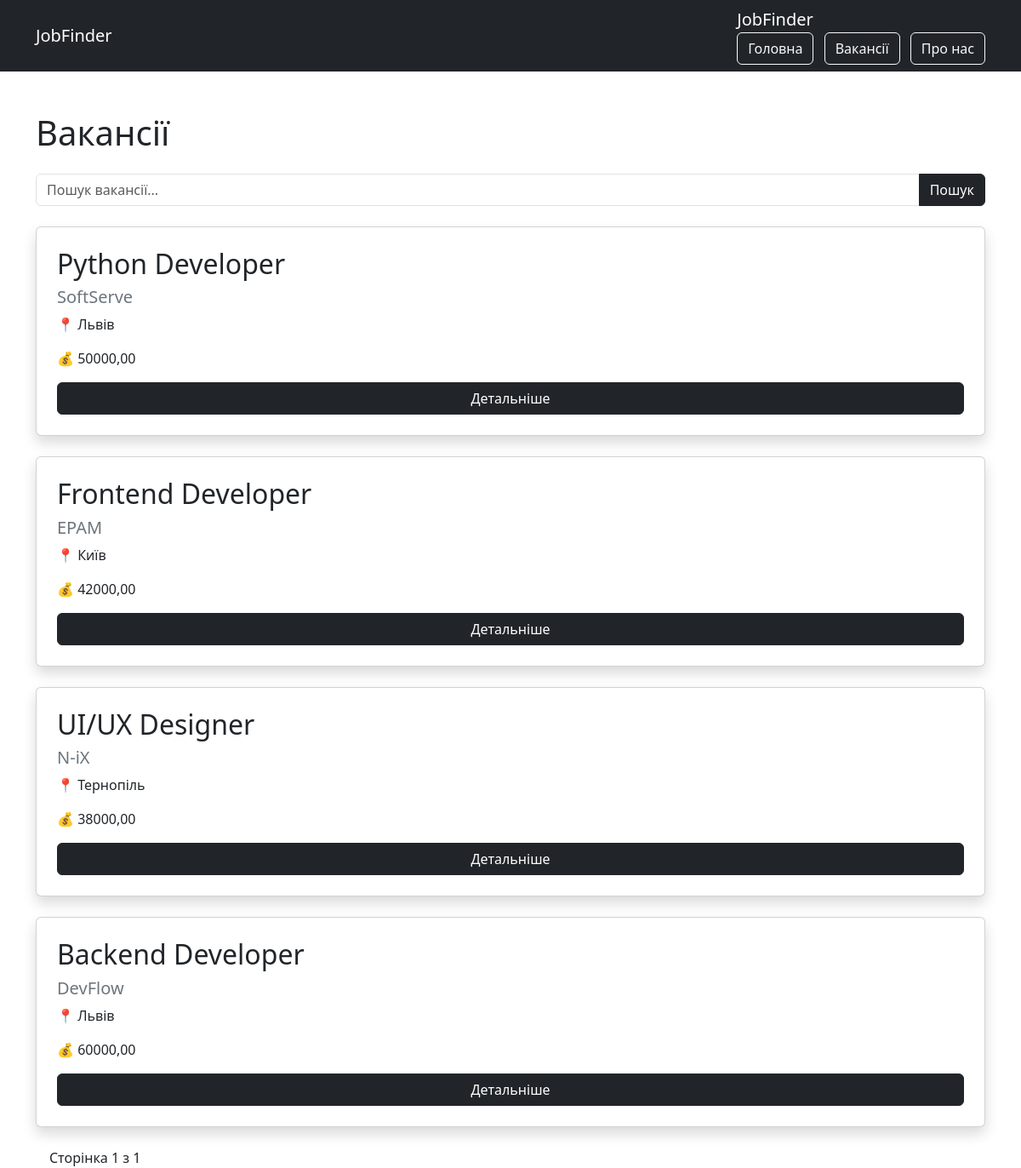
Page /vacancies/ on the committed database.
### jobs_proj/models.py (models this page shows, shortened)
class Vacancy(models.Model):
    title = models.CharField(max_length=255)
    company = models.CharField(max_length=255)
    location = models.CharField(max_length=255)
    salary = models.DecimalField(
        max_digits=12,
        decimal_places=2,
        default=0
    )
    description = models.TextField()
    source_url = models.URLField(
        blank=True,
        unique=True
    )
    created_at = models.DateTimeField(auto_now_add=True)

### jobs_proj/views.py (the view)
def vacancies_list(request):
    qs = Vacancy.objects.all()
    search = request.GET.get("q", "")
    if search:
        qs = qs.filter(title__icontains=search)
    paginator = Paginator(qs, 10)
    page_number = request.GET.get("page")
    page_obj = paginator.get_page(page_number)
    return render(request, "jobs_proj/vacancies.html", {
        "page_obj": page_obj,
        "search": search
    })

### jobs_proj/templates/jobs_proj/vacancies.html (shortened to what this page needs)
{% extends "jobs_proj/base.html" %}
{% block content %}
<h1 class="mb-4">
Вакансії
</h1>
<form method="get" class="mb-4">
<div class="input-group">
<input
class="form-control"
type="text"
name="q"
placeholder="Пошук вакансії..."
value="{{ search }}"
>
<button
class="btn btn-dark"
type="submit"
>
Пошук
</button>
</div>
</form>
{% for vacancy in page_obj %}
<div class="card p-4 mb-4 shadow">
<h2>
{{ vacancy.title }}
</h2>
<h5 class="text-secondary">
{{ vacancy.company }}
</h5>
<p>
📍 {{ vacancy.location }}
</p>
<p>
💰 {{ vacancy.salary }}
</p>
<a
href="{% url 'vacancy_detail' vacancy.id %}"
class="btn btn-dark"
>
Детальніше
</a>
</div>
{% empty %}
<h3>
Нічого не знайдено
</h3>
{% endfor %}
<div class="mt-4">
<span class="mx-3">
Сторінка
{{ page_obj.number }}
з
{{ page_obj.paginator.num_pages }}
</span>
</div>
{% endblock %}

### rows in the picture
Vacancy: title "Python Developer", company "SoftServe", location "Львів", salary "50000,00"
Vacancy: title "Frontend Developer", company "EPAM", location "Київ", salary "42000,00"
Vacancy: title "UI/UX Designer", company "N-iX", location "Тернопіль", salary "38000,00"
Vacancy: title "Backend Developer", company "DevFlow", location "Львів", salary "60000,00"

### other values in the picture
{{ page_obj.number }} "1"
{{ page_obj.paginator.num_pages }} "1"
